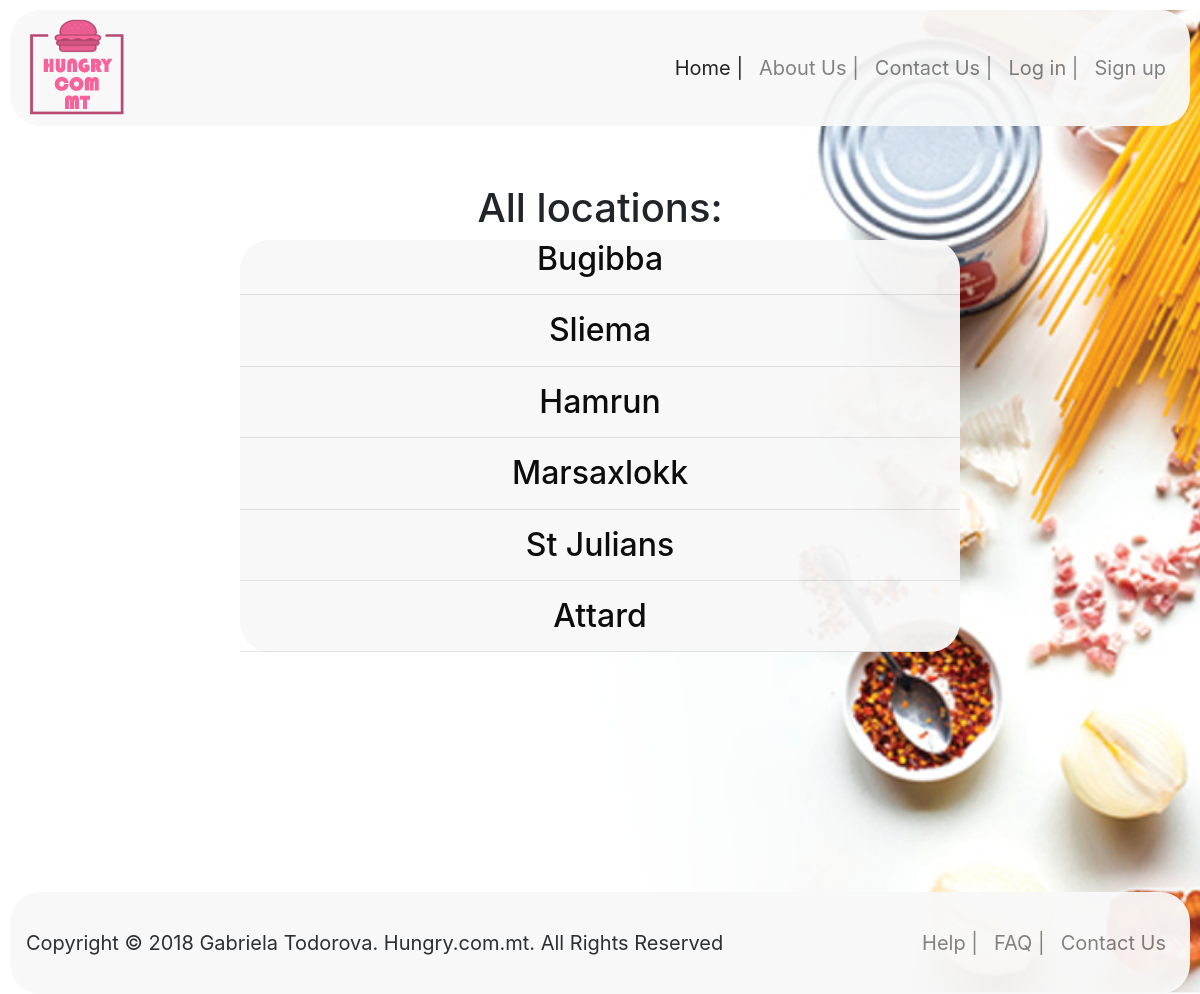
/allLocations.php, run on the app's committed database.
### tables this page shows
CREATE TABLE `locality` (
  `localityId` int(11) NOT NULL,
  `localityName` varchar(150) NOT NULL,
  `localityPostCode` varchar(20) DEFAULT NULL
);

### allLocations.php (the view, shortened to what this page needs)
<!DOCTYPE html>
<html>
    <head>
        <link rel="stylesheet" href="styles.css" >
        <link rel="stylesheet" href="https://stackpath.bootstrapcdn.com/bootstrap/4.1.1/css/bootstrap.min.css">
    </head>
    <body>
        <div id="container">
            <header>
                <nav class="navbar navbar-expand-lg navbar-light ">
                  <div class="collapse navbar-collapse" id="navbarNav">
                    <img src="images/smalllogo.png" id="logo">
                    <ul class="navbar-nav ml-auto">
                      <li class="nav-item active">
                        <a class="nav-link" href="index.php">Home | </a>
                      </li>
                      <li class="nav-item">
                        <a class="nav-link" href="aboutus.php">About Us |</a>
                      </li>
                      <li class="nav-item">
                        <a class="nav-link" href="contactus.php">Contact Us |</a>
                      </li>
                      <?php
                            if (isset($_SESSION['username']) && (isset($_SESSION['password']))) {
                                echo "<li class='nav-item'>
                        <a class='nav-link' href='basket.php'> Your Basket | </a>
                      </li>
                      <li class='nav-item'>
                        <a class='nav-link' href='logout.php'> Log out  </a>
                      </li>";
                            }
                        else {
                            echo "<li class='nav-item'>
                        <a class='nav-link' href='login.php'>Log in | </a>
                      </li>
                      <li class='nav-item'>
                        <a class='nav-link' href='signup.php'>Sign up  </a>
                      </li>";
                        }
                        ?>
                    </ul>
                  </div>
                </nav>
            </header>
            <br><br>
            <h1><center>All locations: </center></h1>
            <div id="main">
               <?php
                $conn = mysqli_connect('localhost', 'root','','hungry', '3306') or die('Cannot connect to DB');
                $query = "select localityName from locality ";
                $result = mysqli_query($conn, $query);
                while($row = mysqli_fetch_assoc($result)) {
                    if ($row['localityName'] == 'Bugibba') {
                    echo "<h2><center><a href='bugibba.php'><font color='black'>$row[localityName]</font><a></center></h2> <hr/>";}
                 if ($row['localityName'] == 'Hamrun') {
                    echo "<h2><center><a href='hamrun.php'><font color='black'>$row[localityName]</font><a></center></h2> <hr/>";}
                  if ($row['localityName'] == 'Attard') {
                    echo "<h2><center><a href='attard.php'><font color='black'>$row[localityName]</font><a></center></h2> <hr/>";}
                   if ($row['localityName'] == 'Sliema') {
                    echo "<h2><center><a href='sliema.php'><font color='black'>$row[localityName]</font><a></center></h2> <hr/>";}
                  if ($row['localityName'] == 'St Julians') {
                    echo "<h2><center><a href='stjulians.php'><font color='black'>$row[localityName]</font><a></center></h2> <hr/>";
                    } else
                     if ($row['localityName'] == 'Marsaxlokk') {
                    echo "<h2><center><a href='marsaxlokk.php'><font color='black'>$row[localityName]</font><a></center></h2> <hr/>";}
                }
                ?>
            </div>
            <div class="push"></div>
            <footer>
                <nav class="navbar navbar-expand-lg navbar-light ">
                  <div class="collapse navbar-collapse" id="navbarNav">
                   Copyright &copy; 2018 Gabriela Todorova. Hungry.com.mt. All Rights Reserved
                    <ul class="navbar-nav ml-auto">
                      <li class="nav-item">
                        <a class="nav-link" href="help.php">Help | </a>
                      </li>
                      <li class="nav-item">
                        <a class="nav-link" href="faq.php"> FAQ |</a>
                      </li>
                      <li class="nav-item">
                        <a class="nav-link" href="contactus.php">Contact Us </a>
                      </li>
                    </ul>
                  </div>
                </nav>
            </footer>
        </div>
    </body>
</html>

### styles.css (style rules this page uses)
#logo { float:left; }
nav { font-size: 20px; }
footer, .push { padding-top: 20px; padding-bottom: 20px; margin: 100px; }
header, footer, #main, h5 { background-color: #F8F8F8; opacity: 0.95; border-radius: 30px; margin: 10px; }
#container { background-image: url("images/one.png"); min-height: 800px; background-attachment: fixed; background-position: center; background-repeat: no-repeat; background-size: cover; margin-bottom: -100px; }
#main { width: 60%; margin:auto; }

### data on the page
locality: localityName "Bugibba"
locality: localityName "Sliema"
locality: localityName "Hamrun"
locality: localityName "Marsaxlokk"
locality: localityName "St Julians"
locality: localityName "Attard"
